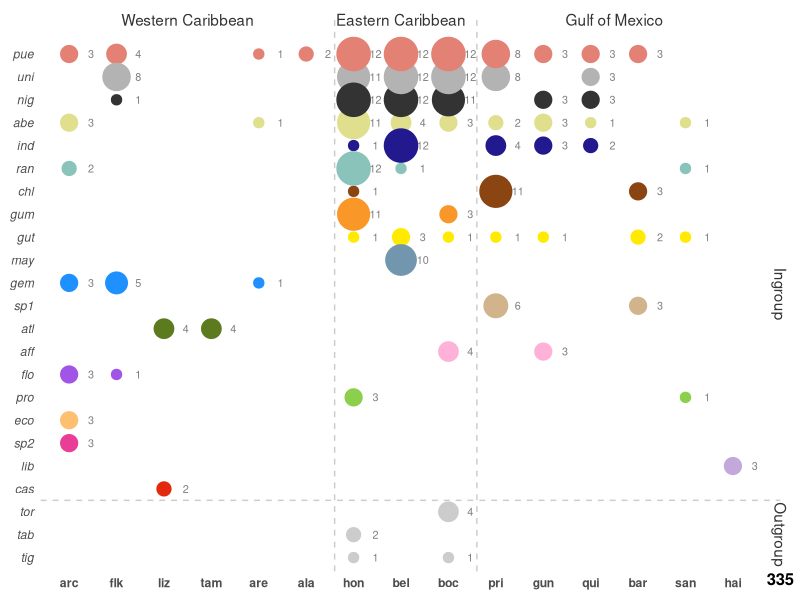

This figure's R source: (Note: this script raises an error after producing the figure.)
### ============================================================================
### Hamlet phylogeny: R code to plot Fig. S1 (sample overview)
### Created Oct 2023 by Martin Helmkampf
### ============================================================================


### Preparations
library(tidyverse)
library(grid)

# Set path to root directory of git repository "hamlet_phylogeny"

rm(list = ls())


### Read in sample list
samples <- read_tsv(file = "metadata/samples_ids.txt", col_names = "Sample")


### Add species / location information
samplesSL <- samples %>%
  mutate(Species = str_sub(Sample, -6, -4),
         Location = str_sub(Sample, -3, -1),
         Population = paste0(Species, Location)
  )


### Define groups
ingroup <- c("abe", "aff", "atl", "cas", "chl", "eco", "esp", "flo", "gem", "gum", 
             "gut", "ind", "lib", "may", "nig", "pro", "pue", "ran", "tan", "uni")
outgroup <- c("tab", "tig", "tor")

gulf <- c("liz", "tam", "ala", "arc", "are", "flk")
west_carib <- c("bel", "boc", "gun", "hon", "san", "qui")
east_carib <- c("bar", "hai", "pri")


### Summarize
counts <- dplyr::count(samplesSL, Species, Location) %>%
  replace(is.na(.), 0) %>%
  arrange(Species)


### Order within groups
order_sp <- samplesSL %>%
  mutate(group_sp = case_when(
    Species %in% ingroup ~ "ingroup", 
    Species %in% outgroup ~ "outgroup")) %>%
  dplyr::count(Species, group_sp) %>%
  group_by(group_sp) %>%
  arrange(desc(n), .by_group = TRUE) %>%
  pull(Species)

order_loc <- samplesSL %>%
  mutate(Region = case_when(
    Location %in% gulf ~ "Gulf of Mexico",
    Location %in% west_carib ~ "Western Caribbean",
    Location %in% east_carib ~ "Eastern Caribbean")) %>%
  dplyr::count(Location, Region) %>%
  group_by(Region) %>%
  arrange(match(Region, c("Caribbean", "Atlantic", "Gulf of Mexico")), desc(n)) %>%
  pull(Location)


### Set species colors and text objects
colstandard <- read_tsv("metadata/species_colors.tsv", 
                        col_types = "cc", 
                        col_names = TRUE)

scol <- left_join(tibble(Species = order_sp), colstandard) %>%
  replace(is.na(.), "gray80")

sum <- textGrob(sum(counts$n), gp = gpar(fontsize = 12, fontface = "bold"))


### Plot overview
(plot <- counts %>%
  mutate(
    Location = fct_relevel(Location, order_loc),
    Species = fct_relevel(Species, rev(order_sp))
  ) %>%
  ggplot(aes(x = Location, y = Species)) +
  geom_count(aes(size = n, color = Species), show.legend = FALSE) +
  geom_text(aes(label = n), size = 2.75, nudge_x = 0.46, color = "gray50") + # add counts as text
  geom_vline(xintercept = c(6.6, 9.6), col = "gray80", linetype = "dashed") +
  geom_hline(yintercept = 3.5, col = "gray80", linetype = "dashed") +
  scale_color_manual(values = rev(scol$Color)) +
  scale_size_area(max_size = 11) +
  scale_y_discrete(labels = function(x) {
      ifelse(x == "tan", "sp1", ifelse(x == "esp", "sp2", x))
    }) +
  coord_cartesian(clip = "off") +
  labs(title = NULL, x = NULL, y = NULL) +
  annotate(geom = "text", 
           x = c(3.5, 8, 12.5, 16, 16), 
           y = c(24.5, 24.5, 24.5, 12.5, 2), 
           label = c("Western Caribbean", "Eastern Caribbean", "Gulf of Mexico", "Ingroup", "Outgroup"),
           angle = c(0, 0, 0, 270, 270),
           color = "gray20") +
  annotation_custom(sum, xmin = 16, xmax = 16, ymin = 0.07, ymax = 0.07) +
  theme_minimal() +
  theme(
    panel.grid.major = element_blank(),
    axis.text.x = element_text(face = "bold"),
    axis.text.y = element_text(face = "italic"),
    plot.margin = margin(t = 0.5, r = 0.5, b = 0.25, l = 0.25, unit = "cm")
  )
)


### Save to file
ggsave(
  filename = "figures/FigS1_tally.pdf",
  plot = plot,
  width = 22,
  height = 22,
  units = "cm",
  device = cairo_pdf
)


### Create table
# tally_tmp <- counts %>%
#   spread(Location, n) %>%
#   replace(is.na(.), 0) %>%
#   mutate(sumSp = rowSums(.[2:ncol(.)])) %>%
#   arrange(factor(Species, levels = order_sp)) %>%
#   add_row(summarize_all(., ~ if (is.numeric(.)) { 
#                                  sum(.) }
#                              else "sumLoc"))  # add column sums (= by Location)
# 
# tally <- tally_tmp[, match(order_loc, colnames(tally_tmp))] %>%
#   add_column(Species = tally_tmp$Species, .before = .[[1]]) %>%
#   add_column(sumSp = tally_tmp$sumSp)
# 
# write_tsv(tally, "data/phylo2e_tally.tsv")
